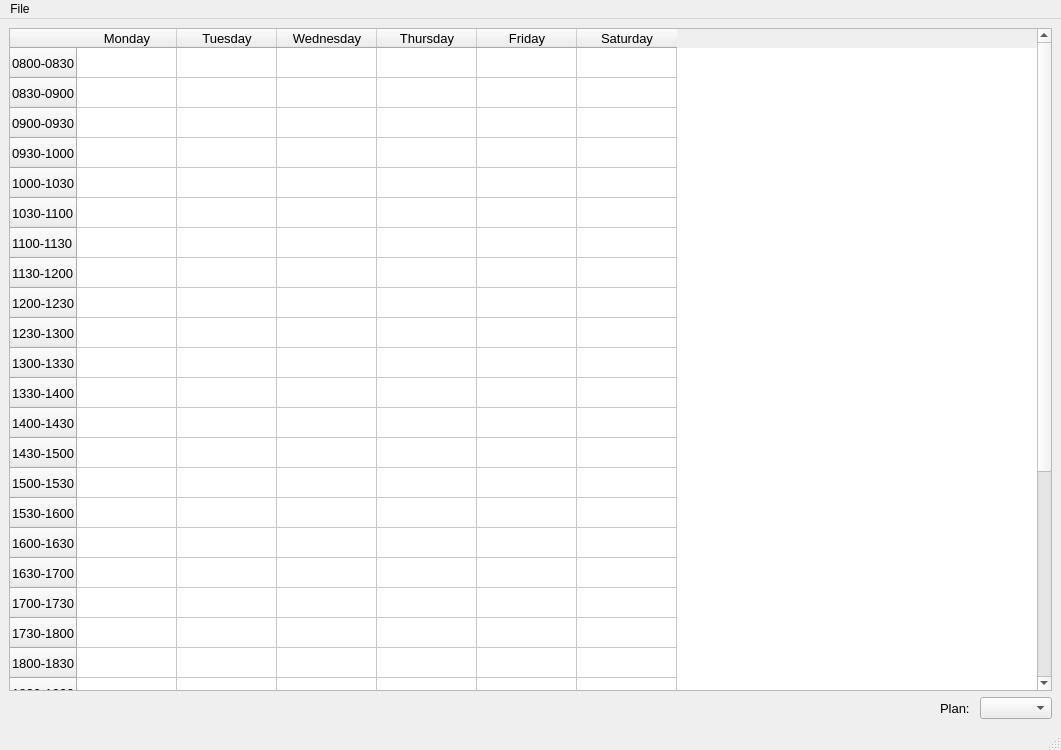
<?xml version="1.0" encoding="UTF-8"?>
<ui version="4.0">
 <class>MainWindow</class>
 <widget class="QMainWindow" name="MainWindow">
  <property name="geometry">
   <rect>
    <x>0</x>
    <y>0</y>
    <width>1061</width>
    <height>750</height>
   </rect>
  </property>
  <property name="minimumSize">
   <size>
    <width>1061</width>
    <height>750</height>
   </size>
  </property>
  <property name="maximumSize">
   <size>
    <width>1061</width>
    <height>750</height>
   </size>
  </property>
  <property name="windowTitle">
   <string>Auto STAR Planner</string>
  </property>
  <property name="windowIcon">
   <iconset resource="resources.qrc">
    <normaloff>:/planner.png</normaloff>:/planner.png</iconset>
  </property>
  <widget class="QWidget" name="centralwidget">
   <layout class="QVBoxLayout" name="verticalLayout">
    <item>
     <widget class="QTableWidget" name="plannerTable">
      <property name="enabled">
       <bool>true</bool>
      </property>
      <property name="minimumSize">
       <size>
        <width>0</width>
        <height>0</height>
       </size>
      </property>
      <property name="font">
       <font>
        <family>Arial</family>
        <pointsize>10</pointsize>
       </font>
      </property>
      <property name="focusPolicy">
       <enum>Qt::NoFocus</enum>
      </property>
      <property name="editTriggers">
       <set>QAbstractItemView::NoEditTriggers</set>
      </property>
      <row>
       <property name="text">
        <string>0800-0830</string>
       </property>
      </row>
      <row>
       <property name="text">
        <string>0830-0900</string>
       </property>
      </row>
      <row>
       <property name="text">
        <string>0900-0930</string>
       </property>
      </row>
      <row>
       <property name="text">
        <string>0930-1000</string>
       </property>
      </row>
      <row>
       <property name="text">
        <string>1000-1030</string>
       </property>
      </row>
      <row>
       <property name="text">
        <string>1030-1100</string>
       </property>
      </row>
      <row>
       <property name="text">
        <string>1100-1130</string>
       </property>
      </row>
      <row>
       <property name="text">
        <string>1130-1200</string>
       </property>
      </row>
      <row>
       <property name="text">
        <string>1200-1230</string>
       </property>
      </row>
      <row>
       <property name="text">
        <string>1230-1300</string>
       </property>
      </row>
      <row>
       <property name="text">
        <string>1300-1330</string>
       </property>
      </row>
      <row>
       <property name="text">
        <string>1330-1400</string>
       </property>
      </row>
      <row>
       <property name="text">
        <string>1400-1430</string>
       </property>
      </row>
      <row>
       <property name="text">
        <string>1430-1500</string>
       </property>
      </row>
      <row>
       <property name="text">
        <string>1500-1530</string>
       </property>
      </row>
      <row>
       <property name="text">
        <string>1530-1600</string>
       </property>
      </row>
      <row>
       <property name="text">
        <string>1600-1630</string>
       </property>
      </row>
      <row>
       <property name="text">
        <string>1630-1700</string>
       </property>
      </row>
      <row>
       <property name="text">
        <string>1700-1730</string>
       </property>
      </row>
      <row>
       <property name="text">
        <string>1730-1800</string>
       </property>
      </row>
      <row>
       <property name="text">
        <string>1800-1830</string>
       </property>
      </row>
      <row>
       <property name="text">
        <string>1830-1900</string>
       </property>
      </row>
      <row>
       <property name="text">
        <string>1900-1930</string>
       </property>
      </row>
      <row>
       <property name="text">
        <string>1930-2000</string>
       </property>
      </row>
      <row>
       <property name="text">
        <string>2000-2030</string>
       </property>
      </row>
      <row>
       <property name="text">
        <string>2030-2100</string>
       </property>
      </row>
      <row>
       <property name="text">
        <string>2100-2130</string>
       </property>
      </row>
      <row>
       <property name="text">
        <string>2130-2200</string>
       </property>
      </row>
      <row>
       <property name="text">
        <string>2200-2230</string>
       </property>
      </row>
      <row>
       <property name="text">
        <string>2230-2300</string>
       </property>
      </row>
      <row>
       <property name="text">
        <string>2300-2330</string>
       </property>
      </row>
      <column>
       <property name="text">
        <string>Monday</string>
       </property>
      </column>
      <column>
       <property name="text">
        <string>Tuesday</string>
       </property>
      </column>
      <column>
       <property name="text">
        <string>Wednesday</string>
       </property>
      </column>
      <column>
       <property name="text">
        <string>Thursday</string>
       </property>
      </column>
      <column>
       <property name="text">
        <string>Friday</string>
       </property>
      </column>
      <column>
       <property name="text">
        <string>Saturday</string>
       </property>
      </column>
     </widget>
    </item>
    <item>
     <layout class="QHBoxLayout" name="horizontalLayout">
      <item>
       <spacer name="horizontalSpacer">
        <property name="orientation">
         <enum>Qt::Horizontal</enum>
        </property>
        <property name="sizeHint" stdset="0">
         <size>
          <width>40</width>
          <height>20</height>
         </size>
        </property>
       </spacer>
      </item>
      <item>
       <widget class="QLabel" name="planLbl">
        <property name="font">
         <font>
          <family>Arial</family>
          <pointsize>10</pointsize>
         </font>
        </property>
        <property name="text">
         <string>Plan: </string>
        </property>
       </widget>
      </item>
      <item>
       <widget class="QComboBox" name="planComboBox"/>
      </item>
     </layout>
    </item>
   </layout>
  </widget>
  <widget class="QMenuBar" name="menubar">
   <property name="geometry">
    <rect>
     <x>0</x>
     <y>0</y>
     <width>1061</width>
     <height>18</height>
    </rect>
   </property>
   <widget class="QMenu" name="menuFile">
    <property name="title">
     <string>File</string>
    </property>
    <addaction name="actionLoad_Class_Schedule"/>
    <addaction name="actionAdd_Courses"/>
   </widget>
   <addaction name="menuFile"/>
  </widget>
  <widget class="QStatusBar" name="statusbar"/>
  <action name="actionLoad_Class_Schedule">
   <property name="text">
    <string>Load Class Schedule</string>
   </property>
  </action>
  <action name="actionAdd_Courses">
   <property name="text">
    <string>Add Courses</string>
   </property>
  </action>
 </widget>
 <resources>
  <include location="resources.qrc"/>
 </resources>
 <connections/>
</ui>
